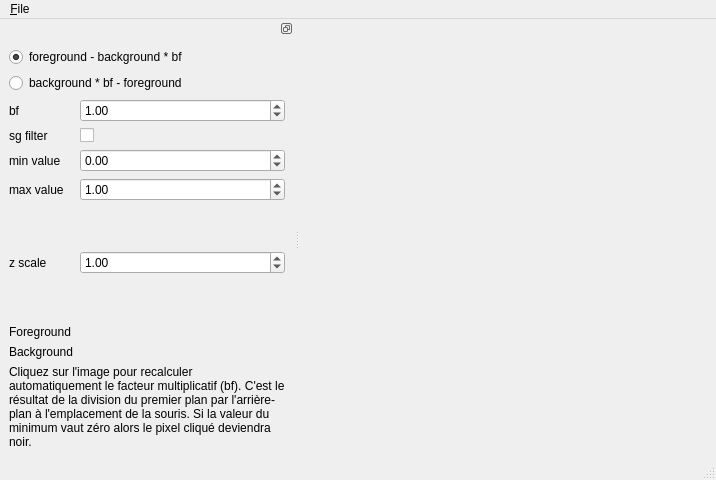
<?xml version="1.0" encoding="UTF-8"?>
<ui version="4.0">
 <class>MainWindow</class>
 <widget class="QMainWindow" name="MainWindow">
  <property name="geometry">
   <rect>
    <x>0</x>
    <y>0</y>
    <width>716</width>
    <height>480</height>
   </rect>
  </property>
  <property name="windowTitle">
   <string>diffimages</string>
  </property>
  <property name="windowIcon">
   <iconset resource="files.qrc">
    <normaloff>:/img/icon.png</normaloff>:/img/icon.png</iconset>
  </property>
  <widget class="QWidget" name="centralwidget">
   <layout class="QVBoxLayout" name="verticalLayout_2"/>
  </widget>
  <widget class="QMenuBar" name="menubar">
   <property name="geometry">
    <rect>
     <x>0</x>
     <y>0</y>
     <width>716</width>
     <height>21</height>
    </rect>
   </property>
   <widget class="QMenu" name="menuFile">
    <property name="title">
     <string>&amp;File</string>
    </property>
    <addaction name="actionOpen_images"/>
    <addaction name="actionCapture"/>
   </widget>
   <addaction name="menuFile"/>
  </widget>
  <widget class="QStatusBar" name="statusbar"/>
  <widget class="QDockWidget" name="dockWidget">
   <property name="floating">
    <bool>false</bool>
   </property>
   <property name="features">
    <set>QDockWidget::DockWidgetFloatable|QDockWidget::DockWidgetMovable</set>
   </property>
   <property name="allowedAreas">
    <set>Qt::LeftDockWidgetArea|Qt::RightDockWidgetArea</set>
   </property>
   <attribute name="dockWidgetArea">
    <number>1</number>
   </attribute>
   <widget class="QWidget" name="dockWidgetContents">
    <layout class="QVBoxLayout" name="verticalLayout">
     <item>
      <widget class="QRadioButton" name="radioButton">
       <property name="text">
        <string>foreground - background * bf</string>
       </property>
       <property name="checked">
        <bool>true</bool>
       </property>
      </widget>
     </item>
     <item>
      <widget class="QRadioButton" name="radioButton_2">
       <property name="text">
        <string>background * bf - foreground</string>
       </property>
      </widget>
     </item>
     <item>
      <layout class="QFormLayout" name="formLayout">
       <property name="fieldGrowthPolicy">
        <enum>QFormLayout::AllNonFixedFieldsGrow</enum>
       </property>
       <item row="0" column="0">
        <widget class="QLabel" name="bfLabel">
         <property name="toolTip">
          <string>Facteur multiplicatif pour équilibrer les deux images</string>
         </property>
         <property name="text">
          <string>bf</string>
         </property>
        </widget>
       </item>
       <item row="0" column="1">
        <widget class="QDoubleSpinBox" name="bfDoubleSpinBox">
         <property name="singleStep">
          <double>0.010000000000000</double>
         </property>
         <property name="value">
          <double>1.000000000000000</double>
         </property>
        </widget>
       </item>
       <item row="1" column="0">
        <widget class="QLabel" name="sgFilterLabel">
         <property name="toolTip">
          <string>&lt;!DOCTYPE HTML PUBLIC &quot;-//W3C//DTD HTML 4.0//EN&quot; &quot;http://www.w3.org/TR/REC-html40/strict.dtd&quot;&gt;
&lt;html&gt;&lt;head&gt;&lt;meta name=&quot;qrichtext&quot; content=&quot;1&quot; /&gt;&lt;style type=&quot;text/css&quot;&gt;
p, li { white-space: pre-wrap; }
&lt;/style&gt;&lt;/head&gt;&lt;body style=&quot; font-family:'MS Shell Dlg 2'; font-size:8.25pt; font-weight:400; font-style:normal;&quot;&gt;
&lt;p style=&quot; margin-top:0px; margin-bottom:0px; margin-left:0px; margin-right:0px; -qt-block-indent:0; text-indent:0px;&quot;&gt;&lt;span style=&quot; font-size:8pt;&quot;&gt;Applique un lissage Savitzky-Golay&lt;/span&gt;&lt;/p&gt;&lt;/body&gt;&lt;/html&gt;</string>
         </property>
         <property name="text">
          <string>sg filter</string>
         </property>
        </widget>
       </item>
       <item row="1" column="1">
        <widget class="QCheckBox" name="sgFilterCheckBox"/>
       </item>
       <item row="2" column="0">
        <widget class="QLabel" name="minValueLabel">
         <property name="toolTip">
          <string>&lt;!DOCTYPE HTML PUBLIC &quot;-//W3C//DTD HTML 4.0//EN&quot; &quot;http://www.w3.org/TR/REC-html40/strict.dtd&quot;&gt;
&lt;html&gt;&lt;head&gt;&lt;meta name=&quot;qrichtext&quot; content=&quot;1&quot; /&gt;&lt;style type=&quot;text/css&quot;&gt;
p, li { white-space: pre-wrap; }
&lt;/style&gt;&lt;/head&gt;&lt;body style=&quot; font-family:'MS Shell Dlg 2'; font-size:8.25pt; font-weight:400; font-style:normal;&quot;&gt;
&lt;p style=&quot; margin-top:0px; margin-bottom:0px; margin-left:0px; margin-right:0px; -qt-block-indent:0; text-indent:0px;&quot;&gt;&lt;span style=&quot; font-size:8pt;&quot;&gt;Valeur de départ pour le dégradé de couleurs noir-jaune-blanc&lt;/span&gt;&lt;/p&gt;&lt;/body&gt;&lt;/html&gt;</string>
         </property>
         <property name="text">
          <string>min value</string>
         </property>
        </widget>
       </item>
       <item row="2" column="1">
        <widget class="QDoubleSpinBox" name="minValueDoubleSpinBox">
         <property name="minimum">
          <double>-99.000000000000000</double>
         </property>
         <property name="singleStep">
          <double>0.010000000000000</double>
         </property>
         <property name="value">
          <double>0.000000000000000</double>
         </property>
        </widget>
       </item>
       <item row="3" column="0">
        <widget class="QLabel" name="maxValueLabel">
         <property name="toolTip">
          <string>Valeur de fin pour le dégradé de couleurs noir-jaune-blanc</string>
         </property>
         <property name="text">
          <string>max value</string>
         </property>
        </widget>
       </item>
       <item row="3" column="1">
        <widget class="QDoubleSpinBox" name="maxValueDoubleSpinBox">
         <property name="minimum">
          <double>-99.000000000000000</double>
         </property>
         <property name="singleStep">
          <double>0.010000000000000</double>
         </property>
         <property name="value">
          <double>1.000000000000000</double>
         </property>
        </widget>
       </item>
       <item row="4" column="1">
        <spacer name="verticalSpacer">
         <property name="orientation">
          <enum>Qt::Vertical</enum>
         </property>
         <property name="sizeHint" stdset="0">
          <size>
           <width>20</width>
           <height>40</height>
          </size>
         </property>
        </spacer>
       </item>
       <item row="5" column="0">
        <widget class="QLabel" name="zScaleLabel">
         <property name="toolTip">
          <string>Adapte la hauteur dans la vue 3D</string>
         </property>
         <property name="text">
          <string>z scale</string>
         </property>
        </widget>
       </item>
       <item row="5" column="1">
        <widget class="QDoubleSpinBox" name="zScaleDoubleSpinBox">
         <property name="singleStep">
          <double>0.010000000000000</double>
         </property>
         <property name="value">
          <double>1.000000000000000</double>
         </property>
        </widget>
       </item>
       <item row="7" column="0">
        <widget class="QLabel" name="label_2">
         <property name="text">
          <string>Foreground</string>
         </property>
        </widget>
       </item>
       <item row="7" column="1">
        <widget class="QLabel" name="label_foreground">
         <property name="text">
          <string/>
         </property>
        </widget>
       </item>
       <item row="8" column="0">
        <widget class="QLabel" name="label_4">
         <property name="text">
          <string>Background</string>
         </property>
        </widget>
       </item>
       <item row="8" column="1">
        <widget class="QLabel" name="label_background">
         <property name="text">
          <string/>
         </property>
        </widget>
       </item>
       <item row="6" column="1">
        <spacer name="verticalSpacer_2">
         <property name="orientation">
          <enum>Qt::Vertical</enum>
         </property>
         <property name="sizeHint" stdset="0">
          <size>
           <width>20</width>
           <height>40</height>
          </size>
         </property>
        </spacer>
       </item>
      </layout>
     </item>
     <item>
      <widget class="QLabel" name="label">
       <property name="text">
        <string>Cliquez sur l'image pour recalculer automatiquement le facteur multiplicatif (bf). C'est le résultat de la division du premier plan par l'arrière-plan à l'emplacement de la souris. Si la valeur du minimum vaut zéro alors le pixel cliqué deviendra noir.</string>
       </property>
       <property name="wordWrap">
        <bool>true</bool>
       </property>
      </widget>
     </item>
    </layout>
   </widget>
  </widget>
  <action name="actionOpen_images">
   <property name="text">
    <string>&amp;Open images...</string>
   </property>
   <property name="shortcut">
    <string>Ctrl+O</string>
   </property>
  </action>
  <action name="actionCapture">
   <property name="text">
    <string>&amp;Capture...</string>
   </property>
   <property name="shortcut">
    <string>Ctrl+S</string>
   </property>
  </action>
 </widget>
 <resources>
  <include location="files.qrc"/>
 </resources>
 <connections/>
</ui>
